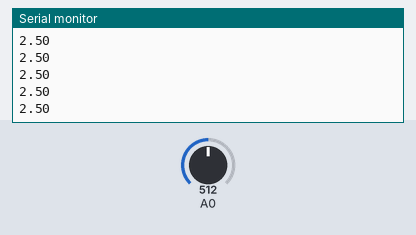
The sketch below on a simulated Arduino Uno, built with avr-gcc and run on an emulated ATmega328P. Parts: the last lines printed to the serial monitor. The test bench sets the inputs (shaded band); at power-on: A0 = 512.

Above: at 1.2 s.
1.3 s: A0 set to 716
At 2.2 s:
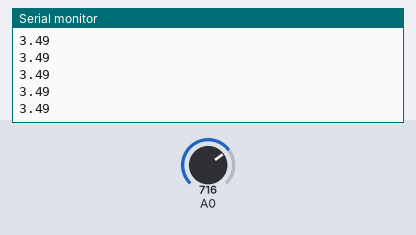
2.8 s: A0 set to 900
At 3.6 s:
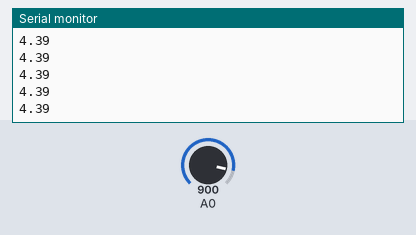
Timing chart, 0 to 5.8 s (numbered marks = the images above; inputs shaded):
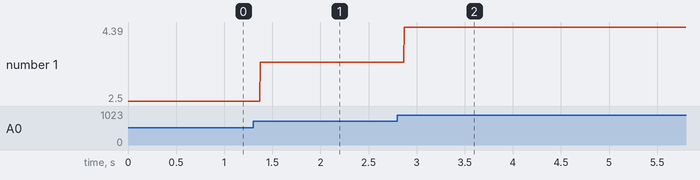

The sketch:

Vmetr.ino
```cpp
float i;
float old;
void setup(){
  pinMode (A0,INPUT);
  Serial.begin(9600);
}
void loop(){
 i = analogRead(A0);
if ( i == old+5 || i == old-5 )
{

}
else{
  Serial.println(i/205);
  }
i = old;
}
```

Measured:
- after the input at 1.3 s, the serial monitor: prints a new line after 0.07 s (image 1)
- after the input at 2.8 s, the serial monitor: prints a new line after 0.07 s (image 2)
- plotted number 1: 2.5 → 3.49 after the input at 1.3 s, 3.49 → 4.39 after the input at 2.8 s
